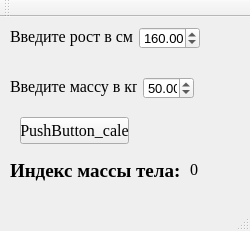
<?xml version="1.0" encoding="UTF-8"?>
<ui version="4.0">
 <class>MainWindow</class>
 <widget class="QMainWindow" name="MainWindow">
  <property name="geometry">
   <rect>
    <x>0</x>
    <y>0</y>
    <width>250</width>
    <height>231</height>
   </rect>
  </property>
  <property name="windowTitle">
   <string>massindeks</string>
  </property>
  <widget class="QWidget" name="centralWidget">
   <widget class="QDoubleSpinBox" name="doubleSpinBox_height">
    <property name="geometry">
     <rect>
      <x>139</x>
      <y>10</y>
      <width>61</width>
      <height>22</height>
     </rect>
    </property>
    <property name="maximumSize">
     <size>
      <width>61</width>
      <height>22</height>
     </size>
    </property>
    <property name="font">
     <font>
      <pointsize>10</pointsize>
     </font>
    </property>
    <property name="minimum">
     <double>35.000000000000000</double>
    </property>
    <property name="maximum">
     <double>300.990000000000009</double>
    </property>
    <property name="value">
     <double>160.000000000000000</double>
    </property>
   </widget>
   <widget class="QLabel" name="label">
    <property name="geometry">
     <rect>
      <x>10</x>
      <y>10</y>
      <width>123</width>
      <height>19</height>
     </rect>
    </property>
    <property name="font">
     <font>
      <family>Times New Roman</family>
      <pointsize>12</pointsize>
     </font>
    </property>
    <property name="text">
     <string>Введите рост в см</string>
    </property>
   </widget>
   <widget class="QDoubleSpinBox" name="doubleSpinBox_weight">
    <property name="geometry">
     <rect>
      <x>143</x>
      <y>60</y>
      <width>51</width>
      <height>22</height>
     </rect>
    </property>
    <property name="maximumSize">
     <size>
      <width>51</width>
      <height>22</height>
     </size>
    </property>
    <property name="font">
     <font>
      <pointsize>10</pointsize>
     </font>
    </property>
    <property name="minimum">
     <double>1.000000000000000</double>
    </property>
    <property name="maximum">
     <double>200.990000000000009</double>
    </property>
    <property name="value">
     <double>50.000000000000000</double>
    </property>
   </widget>
   <widget class="QLabel" name="label_2">
    <property name="geometry">
     <rect>
      <x>10</x>
      <y>60</y>
      <width>127</width>
      <height>19</height>
     </rect>
    </property>
    <property name="font">
     <font>
      <family>Times New Roman</family>
      <pointsize>12</pointsize>
     </font>
    </property>
    <property name="text">
     <string>Введите массу в кг</string>
    </property>
   </widget>
   <widget class="QLabel" name="label_BMI">
    <property name="geometry">
     <rect>
      <x>190</x>
      <y>143</y>
      <width>41</width>
      <height>19</height>
     </rect>
    </property>
    <property name="font">
     <font>
      <family>Times New Roman</family>
      <pointsize>12</pointsize>
     </font>
    </property>
    <property name="text">
     <string>0</string>
    </property>
   </widget>
   <widget class="QPushButton" name="pushButton_cale">
    <property name="geometry">
     <rect>
      <x>20</x>
      <y>100</y>
      <width>109</width>
      <height>27</height>
     </rect>
    </property>
    <property name="maximumSize">
     <size>
      <width>109</width>
      <height>27</height>
     </size>
    </property>
    <property name="font">
     <font>
      <family>Times New Roman</family>
      <pointsize>12</pointsize>
     </font>
    </property>
    <property name="text">
     <string>PushButton_cale</string>
    </property>
   </widget>
   <widget class="QLabel" name="label_3">
    <property name="geometry">
     <rect>
      <x>10</x>
      <y>143</y>
      <width>174</width>
      <height>22</height>
     </rect>
    </property>
    <property name="font">
     <font>
      <family>Times New Roman</family>
      <pointsize>14</pointsize>
      <weight>75</weight>
      <bold>true</bold>
     </font>
    </property>
    <property name="text">
     <string>Индекс массы тела:</string>
    </property>
   </widget>
  </widget>
  <widget class="QMenuBar" name="menuBar">
   <property name="geometry">
    <rect>
     <x>0</x>
     <y>0</y>
     <width>250</width>
     <height>21</height>
    </rect>
   </property>
  </widget>
  <widget class="QToolBar" name="mainToolBar">
   <attribute name="toolBarArea">
    <enum>TopToolBarArea</enum>
   </attribute>
   <attribute name="toolBarBreak">
    <bool>false</bool>
   </attribute>
  </widget>
  <widget class="QStatusBar" name="statusBar"/>
 </widget>
 <layoutdefault spacing="6" margin="11"/>
 <resources/>
 <connections/>
</ui>
